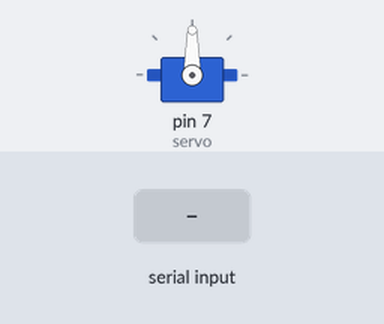
A sketch run on a simulated Arduino Uno, built with avr-gcc and run on an emulated ATmega328P. On the bench: servo. The test bench sets the inputs (shaded band).

Above: at 1.2 s.
1.3 s: "s90\n" received over Serial
At 1.7 s:
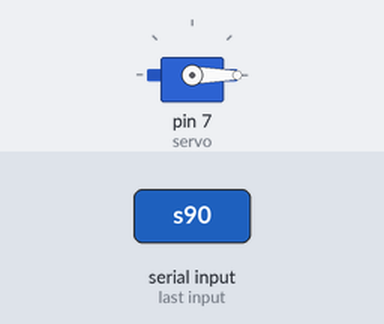
2.8 s: "s,45\n" received over Serial
At 4.0 s:
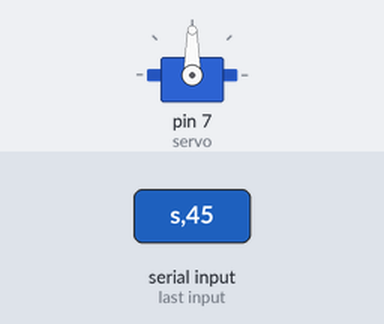
4.3 s: "s" received over Serial
At 5.2 s:
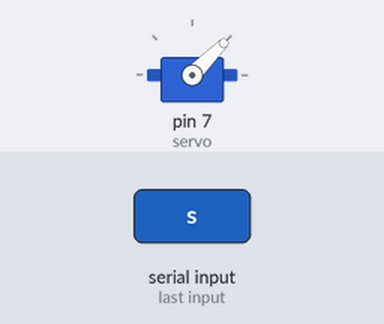
Timing chart, 0 to 7.3 s (numbered marks = the images above; inputs shaded):
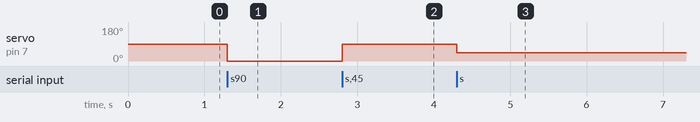

The sketch:

arduino_recieve_angle.ino
```cpp
/*
Controlling servo from Processing
(Arduino code)
*/

#include <Servo.h>

Servo servo;

void setup() {
  servo.attach(7);
  Serial.begin(115200);
}

void loop() {
  float n = 0;
  static int v = 0;

  if(Serial.available()) {
    char ch = Serial.read();

    switch(ch) {
      case '0'...'9':
        v = v * 10 + ch - '0';
        break;
      case 's':
       n = map(v, 1, 180, 0, 255);

       servo.write(v);
        v = 0;
        break;
    }
  }

}
```

Measured:
- after the input at 1.3 s, servo on pin 7 (servo): 90° → 0° at once
- after the input at 2.8 s, servo on pin 7 (servo): 0° → 90° at once
- after the input at 4.3 s, servo on pin 7 (servo): 90° → 45° at once
